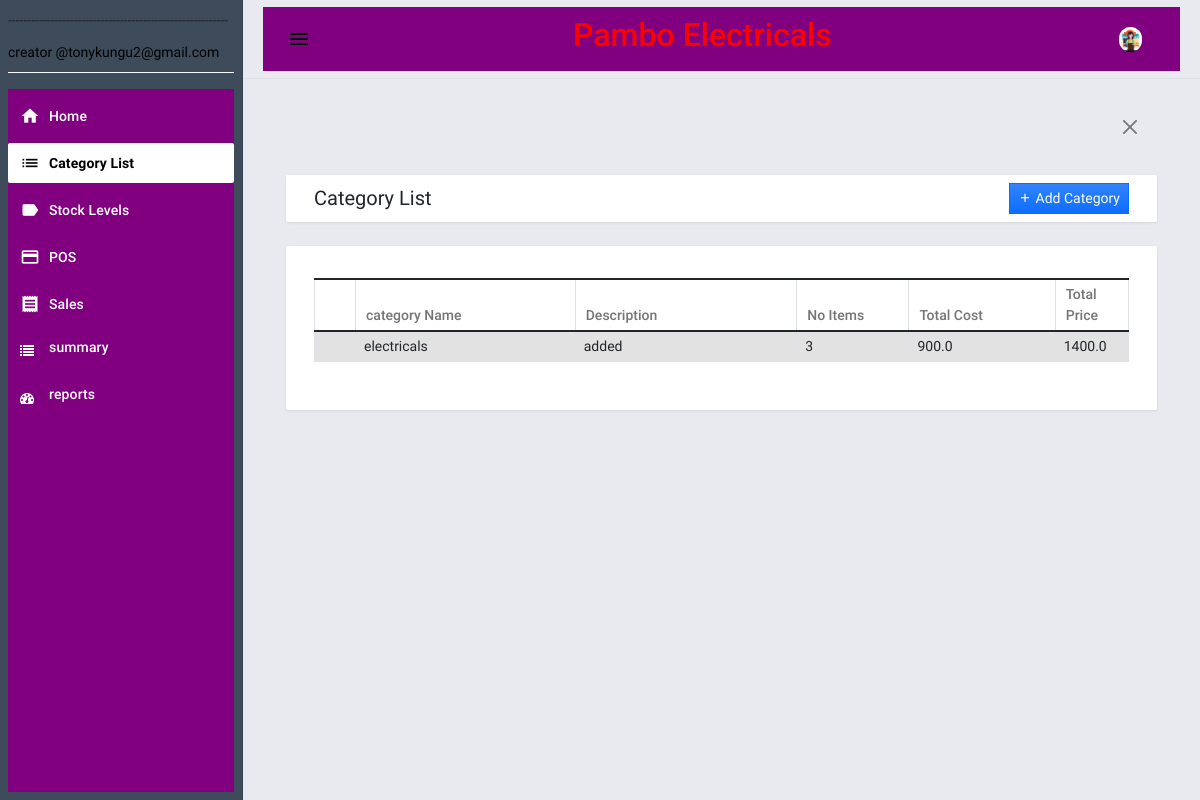
Before: /category (signed in) with the older database file.
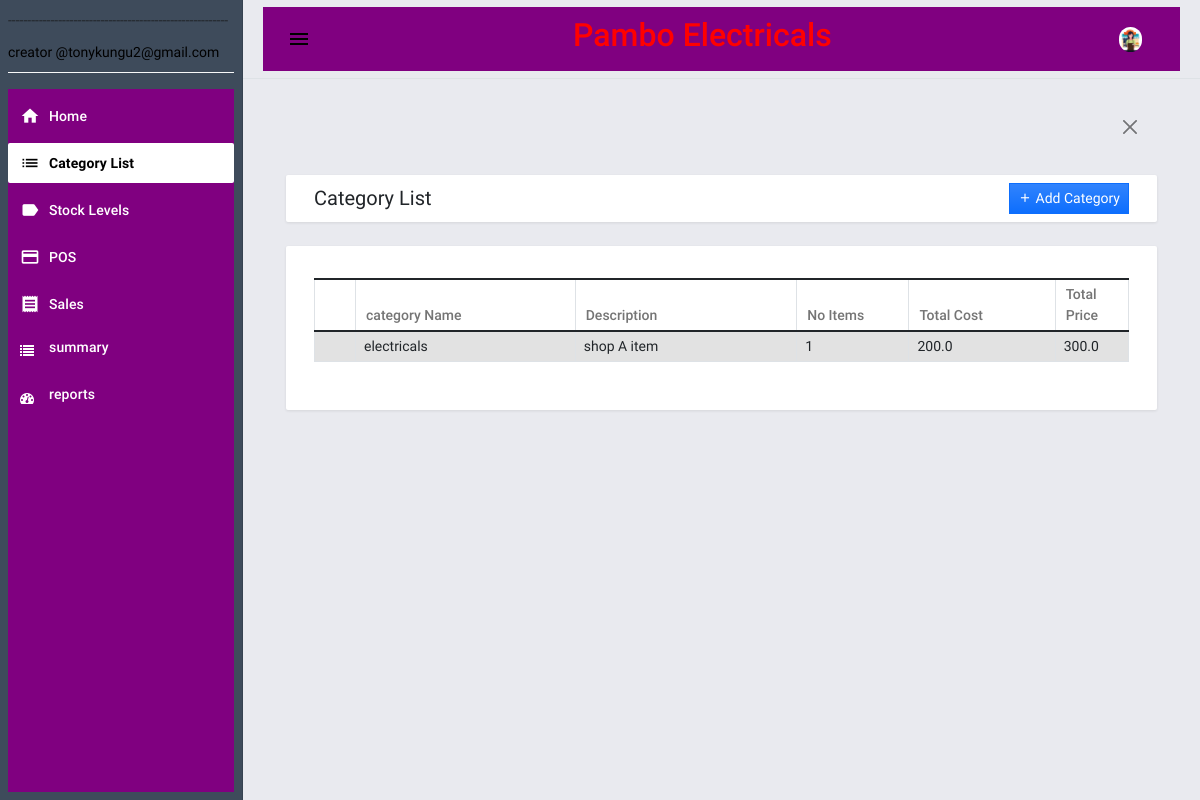
After: the same page with the newer database file.
### pambo/database.py (models this page shows)
class products(posData.Model): # actual products info
    pid=posData.Column(posData.Integer,primary_key=True)
    serial=posData.Column(posData.String(),nullable=False,default="0")
    pname=posData.Column(posData.String(100),nullable=False)
    pDesc=posData.Column(posData.String(100),nullable=True)
    pCat=posData.Column(posData.String(100),nullable=False)
    pImage=posData.Column(posData.String(100),nullable=True)
    pQuant=posData.Column(posData.Float,nullable=False)
    pCost=posData.Column(posData.Float,nullable=False)
    pPrice=posData.Column(posData.Float,nullable=False)
    pStatus=posData.Column(posData.String(100),nullable=False)
    pDate=posData.Column(posData.DateTime,nullable=False,default=datetime.utcnow)
    pShop=posData.Column(posData.String(100),nullable=False)
    pCreator=posData.Column(posData.String(100),nullable=False)

### pambo/routes.py (the view)
@app.route('/category')
@login_required
def catInfo():
    cat=getCat()
    return render_template('category.html',cat=cat)

### pambo/grpProd.py (called while the page is built)
def getCat():
    conn=sqlite3.connect('./pambo/pos.db')
    rows=[]
    con=conn.execute('select pCat,pDesc,count(*) as number,sum(pCost) as total_cost,sum(pPrice) as total_price from products group by pCat')
    for row in con:
       rows.append(row)
    return rows

### pambo/routes.py (called while the page is built)
@logins.user_loader
def load_user(id):
    return posUsers.query.get(int(id))

### pambo/template/category.html (shortened to what this page needs)
{% extends "base.html" %} {% block pageContent %}
<div class="mdc-layout-grid__cell stretch-card mdc-layout-grid__cell--span-12">
    <div class="mdc-card py-2">
        <div class="d-flex justify-content-between align-items-center">
            <h4 class="card-title mb-0">Category List</h4>
            <div class="text-start">
                <a href="{{url_for('addCat')}}"><button class="btn btn-primary bg-gradient btn-sm rounded-0" id="create_new"><i class="mdi mdi-plus"></i><span> Add Category</span></button></a>
            </div>
        </div>
    </div>
</div>
<div class="mdc-layout-grid__cell stretch-card mdc-layout-grid__cell--span-12">
    <div class="mdc-card">
        <div class="table-responsive">
            <table class="table table-striped table-bordered">
                <colgroup>
                    <col width="5%">
                    <col width="30%">
                    <col width="30%">
                    <col width="15%">
                    <col width="20%">
                </colgroup>
                <thead>
                    <tr>
                        <th class="text-center py-1"></th>
                        <th class="text-start py-1">category Name</th>
                        <th class="text-start py-1">Description</th>
                        <th class="text-start py-1">No Items</th>
                        <th class="text-start py-1">Total Cost</th>
                        <th class="text-start py-1">Total Price</th>
                    </tr>
                </thead>
                <tbody>
                    {% for cat in cat %}
                    <tr>
                        <td class="px-2 py-1 text-center"></td>
                        <td class="px-2 py-1 text-start" style="margin-left:100px">{{cat[0]}}</td>
                        <td class="px-2 py-1 text-start">{{cat[1]}}</td>
                        <td class="px-2 py-1 text-start">{{cat[2]}}</td>
                        <td class="px-2 py-1 text-start">{{cat[3]}}</td>
                        <td class="px-2 py-1 text-start">{{cat[4]}}</td>
                    </tr>
                    {% endfor %}
                </tbody>
            </table>
        </div>
    </div>
</div>
{% endblock pageContent %}

### pambo/template/base.html (shortened to what this page needs)
<!DOCTYPE html>
<html lang="en">
<head>
    <link rel="stylesheet" href="/static/posAPP/assets/bootstrap/css/bootstrap.min.css">
    <link rel="stylesheet" href="/static/posAPP/assets/material-admin/vendors/mdi/css/materialdesignicons.min.css">
    <link rel="stylesheet" href="/static/posAPP/assets/material-admin/vendors/css/vendor.bundle.base.css">
    <link rel="stylesheet" href="/static/posAPP/assets/material-admin/vendors/flag-icon-css/css/flag-icon.min.css">
    <link rel="stylesheet" href="/static/posAPP/assets/material-admin/vendors/jvectormap/jquery-jvectormap.css">
    <link rel="stylesheet" href="/static/posAPP/assets/material-admin/css/demo/style.css">
    <link rel="stylesheet" href="/static/posAPP/assets/select2/dist/css/select2.min.css">
    <link rel="stylesheet" href="/static/posAPP/assets/default/css/style.css">
    <link rel="stylesheet"
    href=
"https://cdnjs.cloudflare.com/ajax/libs/font-awesome/4.7.0/css/font-awesome.min.css">
  </head>
</head>
<body>
    <div class="body-wrapper">
        {% block navigation %} {% include "navigation.html" %} {% endblock navigation %}
        <div class="main-wrapper mdc-drawer-app-content">
            {% block TopNavigation %} {% include "topNavigation.html" %} {% endblock TopNavigation %}
            <div class="page-wrapper mdc-toolbar-fixed-adjust">
                <main class="content-wrapper">
                    <div class="mdc-layout-grid py-1">
                        <div class="mdc-layout-grid__inner">
                            <div class="mdc-layout-grid__cell stretch-card mdc-layout-grid__cell--span-12">
                                <div class="alert alert w-100 rounded-0 mb-0">
                                    <div class="d-flex w-100">
                                        <div class="col-auto flex-shrink-1 flex-grow-1"></div>
                                        <div class="col-auto text-center">
                                            <button class="btn-close btn-sm text-sm" type="button" onclick="$(this).closest('.alert').remove()"></button>
                                        </div>
                                    </div>
                                </div>
                            </div>
                        </div>
                    </div>
                    <div class="mdc-layout-grid">
                        <div class="mdc-layout-grid__inner">
                            {% block pageContent %} {% endblock pageContent %}
                        </div>
                    </div>
                </main>
                <footer>
                    <div class="mdc-layout-grid">
                    </div>
                </footer>
            </div>
        </div>
    </div>
</body>
</html>

### pambo/template/navigation.html
<aside class="mdc-drawer mdc-drawer--dismissible mdc-drawer--open bg-dark bg-gradient">
    <div class="mdc-drawer__header border-bottom border-light">
        <p>---------------------------------------------------------</p>
        <p style="color:black">creator @tonykungu2@gmail.com</p>
    </div>
    <div class="mdc-drawer__content" style="background-color:purple">
        <div class="mdc-list-group">
            <nav class="mdc-list mdc-drawer-menu">
                <div class="mdc-list-item mdc-drawer-item">
                    <a class="mdc-drawer-link" href="{{url_for('home')}}">
                        <i class="material-icons mdc-list-item__start-detail mdc-drawer-item-icon" aria-hidden="true">home</i> Home
                    </a>
                </div>
                <div class="mdc-list-item mdc-drawer-item">
                    <a class="mdc-drawer-link" href="{{url_for('catInfo')}}">
                        <i class="material-icons mdc-list-item__start-detail mdc-drawer-item-icon" aria-hidden="true">list</i> Category List
                    </a>
                </div>
                <div class="mdc-list-item mdc-drawer-item">
                    <a class="mdc-drawer-link" href="{{url_for('prodInfo')}}">
                        <i class="material-icons mdc-list-item__start-detail mdc-drawer-item-icon" aria-hidden="true">label</i> Stock Levels
                    </a>
                </div>
                <div class="mdc-list-item mdc-drawer-item">
                    <a class="mdc-drawer-link" href="{{url_for('posPage')}}">
                        <i class="material-icons mdc-list-item__start-detail mdc-drawer-item-icon" aria-hidden="true">payment</i> POS
                    </a>
                </div>
                <div class="mdc-list-item mdc-drawer-item">
                    <a class="mdc-drawer-link" href="{{url_for('salesInfo')}}">
                        <i class="material-icons mdc-list-item__start-detail mdc-drawer-item-icon" aria-hidden="true">receipt</i> Sales
                    </a>
                </div>
                <div class="mdc-list-item mdc-drawer-item">
                    <a class="mdc-drawer-link" href="{{url_for('summaryInfo')}}">
                        <i class="fa fa-list"></i>
                       <p style="margin-left:15px">summary</p>
                    </a>
                </div>
                 <div class="mdc-list-item mdc-drawer-item">
                    <a class="mdc-drawer-link" href="{{url_for('graphs')}}">
                        <i class="fa fa-dashboard"></i>
                       <p style="margin-left:15px">reports</p>
                    </a>
                </div>
            </nav>
        </div>
    </div>
</aside>

### pambo/template/topNavigation.html (shortened to what this page needs)
<header class="mdc-top-app-bar border-bottom shadow">
    <div class="mdc-top-app-bar__row" style="background-color:purple">
        <div class="mdc-top-app-bar__section mdc-top-app-bar__section--align-start">
            <button class="material-icons mdc-top-app-bar__navigation-icon mdc-icon-button sidebar-toggler">menu</button>
            <h3 class="glow" style="margin-left:250px; font-size: 32px;">Pambo Electricals</h3>
        </div>
        <div class="mdc-top-app-bar__section mdc-top-app-bar__section--align-end mdc-top-app-bar__section-right" style="background-color:purple">
            <div class="menu-button-container menu-profile d-none d-md-block">
                <button class="mdc-button mdc-menu-button">
                    <span class="d-flex align-items-center">
                    <span class="figure">
                        <img src="/static/posAPP/assets/material-admin/images/faces/index.png" alt="user" class="user">
                    </span>
                    </span>
                </button>
            </div>
        </div>
    </div>
</header>

### pambo/static/posAPP/assets/default/css/style.css (style rules this page uses)
html, body { height: 100%; width: 100%; }
.body-wrapper .main-wrapper .page-wrapper .content-wrapper { min-height: calc(100vh - 84px - 62px) !important; }
.mdc-drawer { background: unset; }
.mdc-drawer__header, .mdc-drawer__content { margin: .5em !important; }
.mdc-list-item.mdc-drawer-item { margin-left: 0 !important; margin-right: 0 !important; }

### pambo/template/topNavigation.html (style rules this page uses)
.glow { font-size: 70px; color: red; text-align: center; -webkit-animation: glow 1s ease-in-out infinite alternate; -moz-animation: glow 1s ease-in-out infinite alternate; animation: glow 1s ease-in-out infinite alternate; }

Changed rows visible on the page:
changed products "electricals": pDesc "added" → "shop A item"; cat "3" → "1"; pCost "900.0" → "200.0"; pPrice "1400.0" → "300.0"
